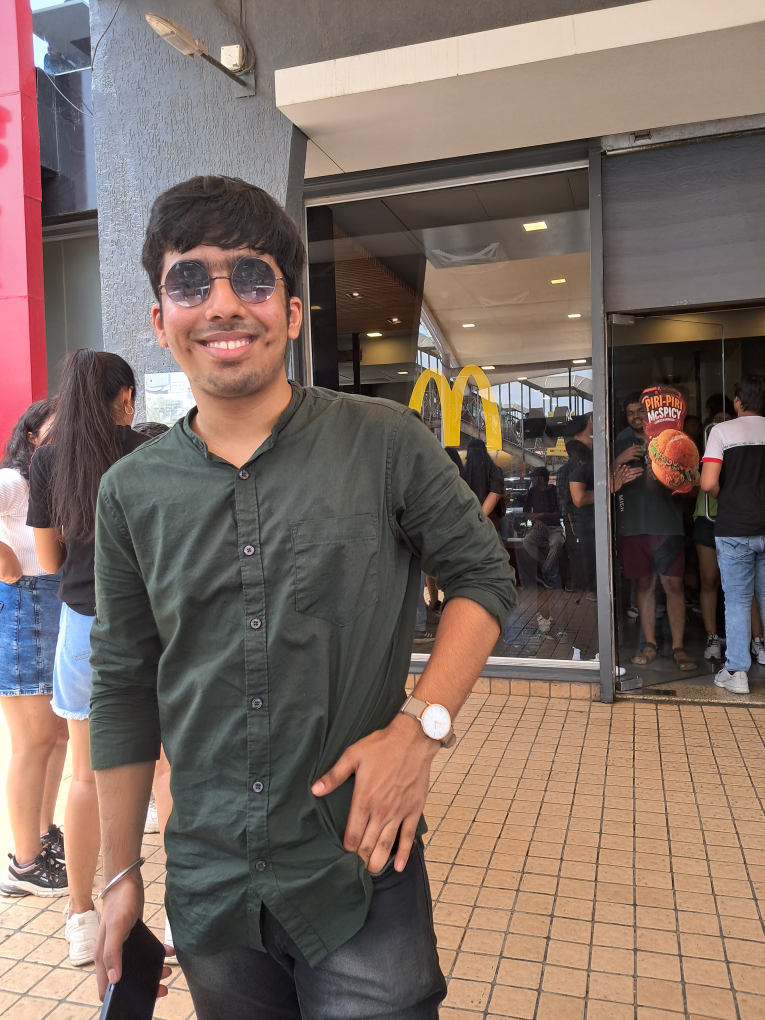
#> input picture Computer vision/OpenCV/Divansh.jpg, 3060 x 4080 px (shown at 1/4 size)
$ python basic.py
#> lines starting #> are read from the running program, lines starting #| are printed output that depends on the picture
import cv2 as cv
#to resize the frame
def resize_frame(frame,scale):
    width = int(frame.shape[1]*scale)
    height = int(frame.shape[0]*scale)
    dimensions = (width,height)
    new_frame = cv.resize(frame,dimensions,interpolation=cv.INTER_AREA)

    return new_frame
#read image
img = cv.imread('Divansh.jpg')
#> img is the input picture: shape (4080, 3060, 3); mean B, G, R 99.5, 108.4, 126
img = resize_frame(img,0.25)
#> in resize_frame, `new_frame = cv.resize(frame,dimensions,interpolation=cv.INTER_AREA)`:
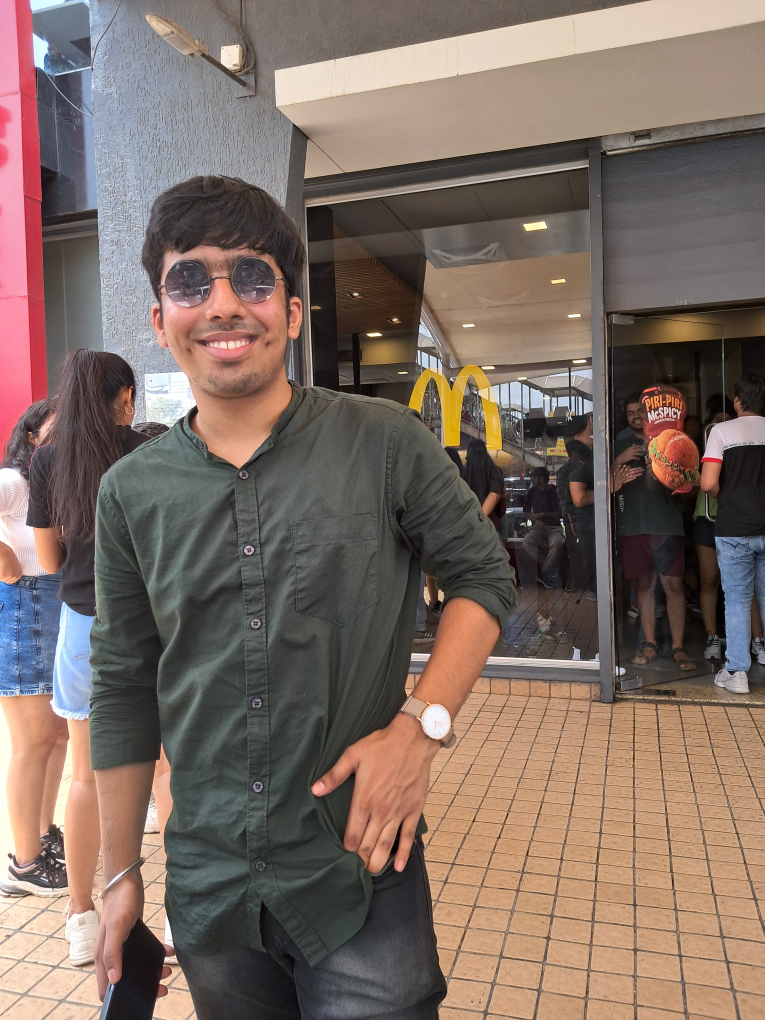
#> new_frame: shape (1020, 765, 3); mean B, G, R 99.5, 108.4, 126
cv.imshow('Divyansh',img)

# function for converting frame to grayscale
def convertToGrayScale (frame):
    gray = cv.cvtColor(frame , cv.COLOR_BGR2GRAY)
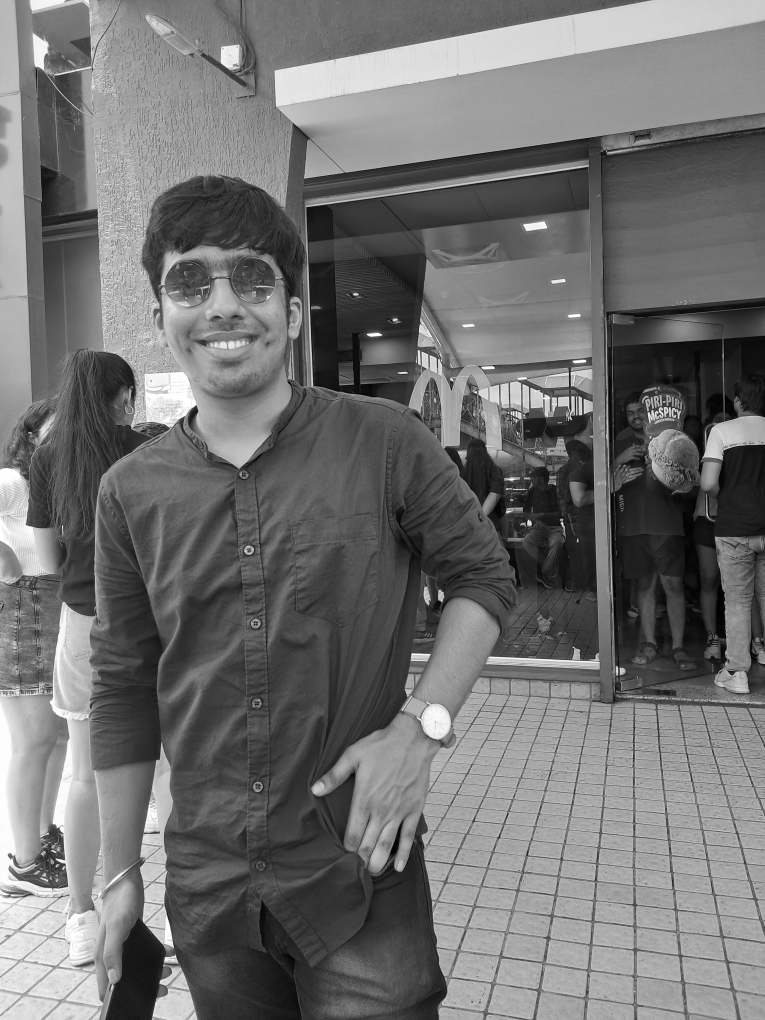
#> gray: shape (1020, 765); min 0, max 255, mean 112.6
    return gray
#grayscale image
gray = convertToGrayScale(img)
cv.imshow('gray_divyansh',gray)
# conveting video to grayscale
capture = cv.VideoCapture('Mahadev.mp4')
while True:
    isTrue, frame = capture.read()
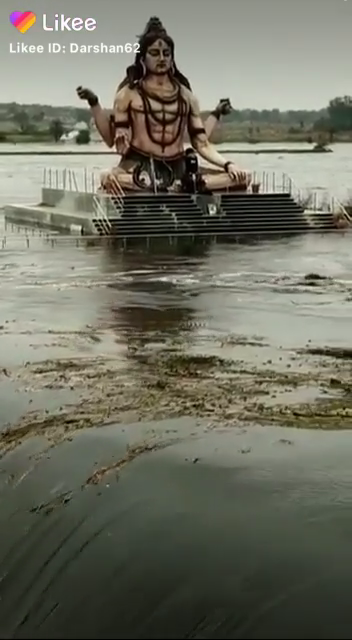
#> input picture frame 46 of Computer vision/OpenCV/Mahadev.mp4, 352 x 640 px
#> frame is the input picture: shape (640, 352, 3); mean B, G, R 98.2, 112.5, 112.1
    resizedframe = resize_frame(frame,0.75)
#> call 2 of resize_frame, with scale = 0.75
#> in resize_frame (call 2), `new_frame = cv.resize(frame,dimensions,interpolation=cv.INTER_AREA)`:
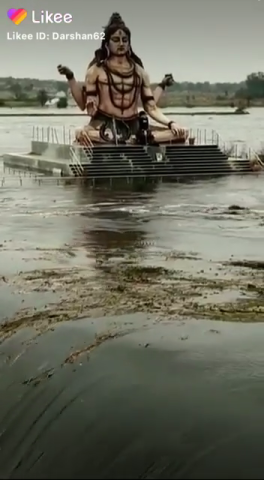
#> new_frame: shape (480, 264, 3); mean B, G, R 98.2, 112.5, 112.1
    grayScaleFrame = convertToGrayScale(resizedframe)
#> in convertToGrayScale (call 2), `gray = cv.cvtColor(frame , cv.COLOR_BGR2GRAY)`:
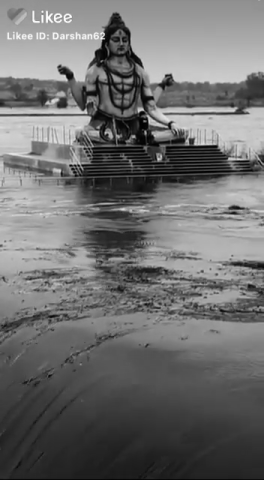
#> gray: shape (480, 264); min 0, max 253, mean 110.7
    cv.imshow('grayScaleVideo',grayScaleFrame)
    cv.imshow('video',frame)

    if cv.waitKey(20) & 0xFF == ord('k'):
#> (key Esc is pressed here)
        break
capture.release()
cv.destroyAllWindows()


#fuction to blur frame
def blurFrame(frame,a):
    blur = cv.GaussianBlur(frame,(a,a),cv.BORDER_DEFAULT)

    return blur
#blur image
blur_div = blurFrame(img,5)
cv.imshow("blured",blur_div)

#blur vedio
capture = cv.VideoCapture('Mahadev.mp4')

while True:
    isTrue, frame = capture.read()
    blur_frame = blurFrame(frame,5)
    cv.imshow('blurVideo',blur_frame)

    if cv.waitKey(20) & 0xFF == ord('y'):
        break
capture.release()
cv.destroyAllWindows()

#edge cascade
def edge_detection (frame,thres1,thres2):
    edge = cv.Canny(frame,thres1,thres2)
    return edge

cv.imshow('edge',edge_detection(img,125,175))
cv.waitKey(0)

#edge video
capture = cv.VideoCapture('Mahadev.mp4')
while True:
    isTrue, frame = capture.read()
    edge_frame =edge_detection(frame,125,175)
    cv.imshow('edge_frame',edge_frame)

    if cv.waitKey(20) & 0xFF == ord('y'):
        break
capture.release()
cv.destroyAllWindows()

# dialting image
def dilation(frame,x,y):
    canny = cv.Canny(frame,x,y)
    dilated = cv.dilate(canny , (5,5), iterations = 5)
    return dilated
cv.imshow('dilated',dilation(img,125,175))
cv.waitKey(0)
